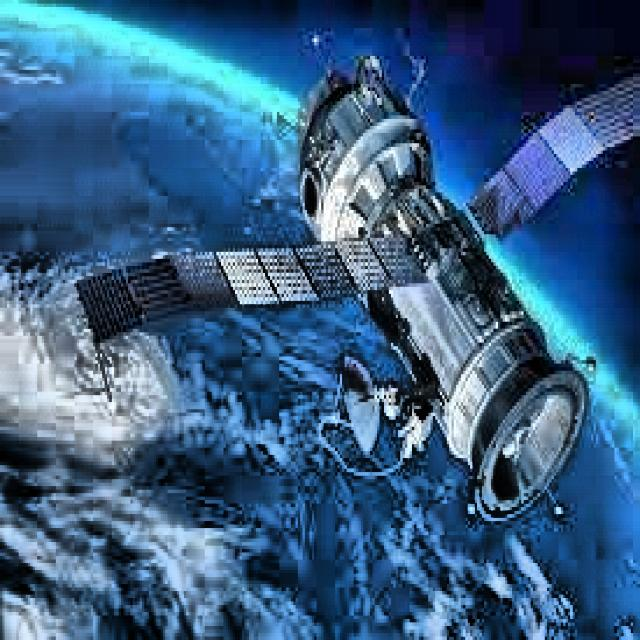
#> input picture CV/exp_1/satellite_9.jpg, 640 x 640 px, found by its file name
$ python exp_1.py
#> lines starting #> are read from the running program, lines starting #| are printed output that depends on the picture
import cv2

img = cv2.imread("/media/galdrux/galdrux_storage/sem_5/CV/exp_1/satellite_9.jpg")
#> img is the input picture: shape (640, 640, 3); mean B, G, R 130, 93.8, 55.8
gray = cv2.cvtColor(img, cv2.COLOR_BGR2GRAY)
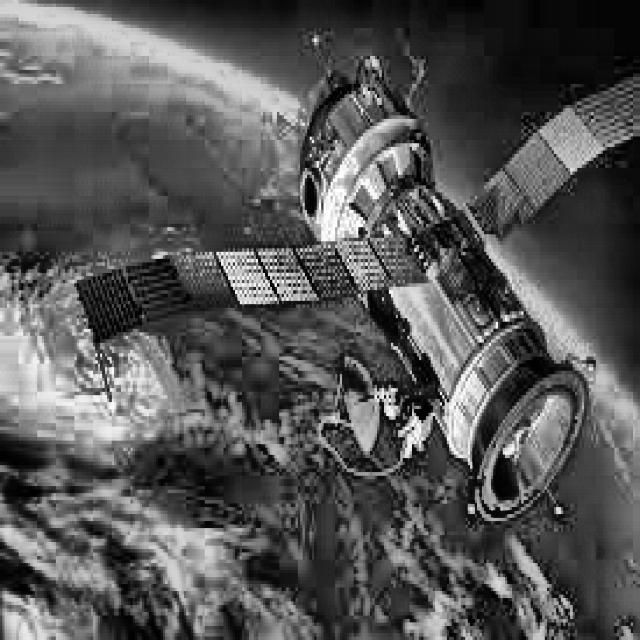
#> gray: shape (640, 640); min 0, max 255, mean 86.6

hsv = cv2.cvtColor(img, cv2.COLOR_BGR2HSV)
#> hsv: shape (640, 640, 3); mean H, S, V 105.3, 160.2, 130.1

cv2.imshow("Original Image", img)
cv2.imshow("Grayscale Image", gray)
cv2.imshow("HSV Image", hsv)

cv2.waitKey(0)
cv2.destroyAllWindows()
